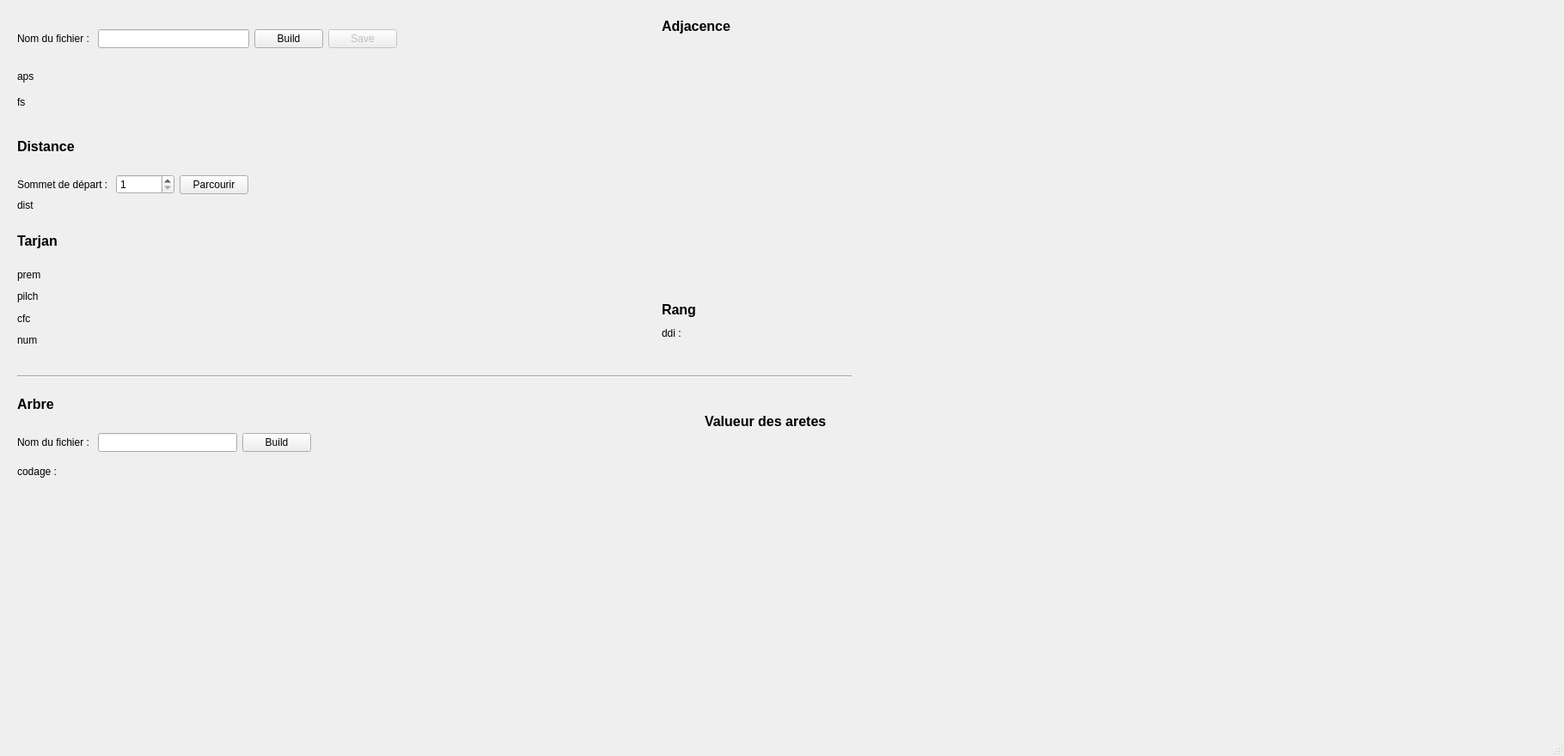
<?xml version="1.0" encoding="UTF-8"?>
<ui version="4.0">
 <class>MainWindow</class>
 <widget class="QMainWindow" name="MainWindow">
  <property name="geometry">
   <rect>
    <x>0</x>
    <y>0</y>
    <width>1820</width>
    <height>880</height>
   </rect>
  </property>
  <property name="windowTitle">
   <string>MainWindow</string>
  </property>
  <widget class="QWidget" name="centralwidget">
   <widget class="QLabel" name="label_distance_titre">
    <property name="geometry">
     <rect>
      <x>20</x>
      <y>150</y>
      <width>131</width>
      <height>41</height>
     </rect>
    </property>
    <property name="font">
     <font>
      <pointsize>12</pointsize>
      <weight>75</weight>
      <bold>true</bold>
      <underline>false</underline>
     </font>
    </property>
    <property name="text">
     <string>Distance</string>
    </property>
    <property name="textFormat">
     <enum>Qt::AutoText</enum>
    </property>
   </widget>
   <widget class="QLabel" name="label_Rang_titre">
    <property name="geometry">
     <rect>
      <x>770</x>
      <y>340</y>
      <width>131</width>
      <height>41</height>
     </rect>
    </property>
    <property name="font">
     <font>
      <pointsize>12</pointsize>
      <weight>75</weight>
      <bold>true</bold>
      <underline>false</underline>
     </font>
    </property>
    <property name="text">
     <string>Rang</string>
    </property>
    <property name="textFormat">
     <enum>Qt::AutoText</enum>
    </property>
   </widget>
   <widget class="QLabel" name="label_text_rang">
    <property name="geometry">
     <rect>
      <x>770</x>
      <y>380</y>
      <width>31</width>
      <height>16</height>
     </rect>
    </property>
    <property name="text">
     <string>ddi : </string>
    </property>
   </widget>
   <widget class="QLabel" name="label_rang_vector">
    <property name="geometry">
     <rect>
      <x>810</x>
      <y>380</y>
      <width>341</width>
      <height>16</height>
     </rect>
    </property>
    <property name="text">
     <string/>
    </property>
   </widget>
   <widget class="QLabel" name="label_tarjan_titre">
    <property name="geometry">
     <rect>
      <x>20</x>
      <y>260</y>
      <width>131</width>
      <height>41</height>
     </rect>
    </property>
    <property name="font">
     <font>
      <pointsize>12</pointsize>
      <weight>75</weight>
      <bold>true</bold>
      <underline>false</underline>
     </font>
    </property>
    <property name="text">
     <string>Tarjan</string>
    </property>
    <property name="textFormat">
     <enum>Qt::AutoText</enum>
    </property>
   </widget>
   <widget class="QLabel" name="label_titre_adjacence">
    <property name="geometry">
     <rect>
      <x>770</x>
      <y>10</y>
      <width>131</width>
      <height>41</height>
     </rect>
    </property>
    <property name="font">
     <font>
      <pointsize>12</pointsize>
      <weight>75</weight>
      <bold>true</bold>
      <underline>false</underline>
     </font>
    </property>
    <property name="text">
     <string>Adjacence</string>
    </property>
    <property name="textFormat">
     <enum>Qt::AutoText</enum>
    </property>
   </widget>
   <widget class="QLabel" name="label_adjacence_vector">
    <property name="geometry">
     <rect>
      <x>770</x>
      <y>60</y>
      <width>371</width>
      <height>261</height>
     </rect>
    </property>
    <property name="text">
     <string/>
    </property>
    <property name="alignment">
     <set>Qt::AlignLeading|Qt::AlignLeft|Qt::AlignTop</set>
    </property>
   </widget>
   <widget class="Line" name="line">
    <property name="geometry">
     <rect>
      <x>20</x>
      <y>430</y>
      <width>971</width>
      <height>16</height>
     </rect>
    </property>
    <property name="orientation">
     <enum>Qt::Horizontal</enum>
    </property>
   </widget>
   <widget class="QLabel" name="label_Arbre_titre">
    <property name="geometry">
     <rect>
      <x>20</x>
      <y>450</y>
      <width>131</width>
      <height>41</height>
     </rect>
    </property>
    <property name="font">
     <font>
      <pointsize>12</pointsize>
      <weight>75</weight>
      <bold>true</bold>
      <underline>false</underline>
     </font>
    </property>
    <property name="text">
     <string>Arbre</string>
    </property>
    <property name="textFormat">
     <enum>Qt::AutoText</enum>
    </property>
   </widget>
   <widget class="QWidget" name="layoutWidget">
    <property name="geometry">
     <rect>
      <x>20</x>
      <y>30</y>
      <width>442</width>
      <height>30</height>
     </rect>
    </property>
    <layout class="QHBoxLayout" name="horizontalLayout">
     <item>
      <widget class="QLabel" name="label_text_nomDuFichier">
       <property name="text">
        <string>Nom du fichier : </string>
       </property>
      </widget>
     </item>
     <item>
      <widget class="QLineEdit" name="lineEdit_nomDuFichier"/>
     </item>
     <item>
      <widget class="QPushButton" name="pushButton_build">
       <property name="text">
        <string>Build</string>
       </property>
      </widget>
     </item>
     <item>
      <widget class="QPushButton" name="pushButton_save">
       <property name="enabled">
        <bool>false</bool>
       </property>
       <property name="text">
        <string>Save</string>
       </property>
      </widget>
     </item>
    </layout>
   </widget>
   <widget class="QWidget" name="layoutWidget">
    <property name="geometry">
     <rect>
      <x>20</x>
      <y>200</y>
      <width>269</width>
      <height>30</height>
     </rect>
    </property>
    <layout class="QHBoxLayout" name="horizontalLayout_2">
     <item>
      <widget class="QLabel" name="label_text_sommet">
       <property name="text">
        <string>Sommet de départ : </string>
       </property>
      </widget>
     </item>
     <item>
      <widget class="QSpinBox" name="spinBox_distance">
       <property name="minimum">
        <number>1</number>
       </property>
      </widget>
     </item>
     <item>
      <widget class="QPushButton" name="pushButton_parcourir">
       <property name="text">
        <string>Parcourir</string>
       </property>
      </widget>
     </item>
    </layout>
   </widget>
   <widget class="QWidget" name="layoutWidget">
    <property name="geometry">
     <rect>
      <x>20</x>
      <y>500</y>
      <width>342</width>
      <height>30</height>
     </rect>
    </property>
    <layout class="QHBoxLayout" name="horizontalLayout_3">
     <item>
      <widget class="QLabel" name="label_text_nomDuFichier_arbre">
       <property name="text">
        <string>Nom du fichier : </string>
       </property>
      </widget>
     </item>
     <item>
      <widget class="QLineEdit" name="lineEdit_nomDuFichier_arbre"/>
     </item>
     <item>
      <widget class="QPushButton" name="pushButton_build_arbre">
       <property name="text">
        <string>Build</string>
       </property>
      </widget>
     </item>
    </layout>
   </widget>
   <widget class="QWidget" name="layoutWidget">
    <property name="geometry">
     <rect>
      <x>20</x>
      <y>80</y>
      <width>741</width>
      <height>18</height>
     </rect>
    </property>
    <layout class="QHBoxLayout" name="horizontalLayout_4">
     <item>
      <widget class="QLabel" name="label_aps">
       <property name="maximumSize">
        <size>
         <width>60</width>
         <height>16777215</height>
        </size>
       </property>
       <property name="text">
        <string>aps</string>
       </property>
      </widget>
     </item>
     <item>
      <widget class="QLabel" name="label_aps_vector">
       <property name="text">
        <string/>
       </property>
      </widget>
     </item>
    </layout>
   </widget>
   <widget class="QWidget" name="layoutWidget">
    <property name="geometry">
     <rect>
      <x>20</x>
      <y>110</y>
      <width>741</width>
      <height>18</height>
     </rect>
    </property>
    <layout class="QHBoxLayout" name="horizontalLayout_5">
     <item>
      <widget class="QLabel" name="label_fs">
       <property name="maximumSize">
        <size>
         <width>60</width>
         <height>16777215</height>
        </size>
       </property>
       <property name="text">
        <string>fs</string>
       </property>
      </widget>
     </item>
     <item>
      <widget class="QLabel" name="label_fs_vector">
       <property name="text">
        <string/>
       </property>
      </widget>
     </item>
    </layout>
   </widget>
   <widget class="QWidget" name="layoutWidget">
    <property name="geometry">
     <rect>
      <x>20</x>
      <y>230</y>
      <width>741</width>
      <height>18</height>
     </rect>
    </property>
    <layout class="QHBoxLayout" name="horizontalLayout_6">
     <item>
      <widget class="QLabel" name="label_text_dist">
       <property name="maximumSize">
        <size>
         <width>60</width>
         <height>16777215</height>
        </size>
       </property>
       <property name="text">
        <string>dist</string>
       </property>
      </widget>
     </item>
     <item>
      <widget class="QLabel" name="label_dist_vector">
       <property name="text">
        <string/>
       </property>
      </widget>
     </item>
    </layout>
   </widget>
   <widget class="QWidget" name="layoutWidget">
    <property name="geometry">
     <rect>
      <x>20</x>
      <y>540</y>
      <width>741</width>
      <height>18</height>
     </rect>
    </property>
    <layout class="QHBoxLayout" name="horizontalLayout_11">
     <item>
      <widget class="QLabel" name="label_text_codage">
       <property name="maximumSize">
        <size>
         <width>60</width>
         <height>16777215</height>
        </size>
       </property>
       <property name="text">
        <string>codage : </string>
       </property>
      </widget>
     </item>
     <item>
      <widget class="QLabel" name="label_codage_vector">
       <property name="text">
        <string/>
       </property>
      </widget>
     </item>
    </layout>
   </widget>
   <widget class="QWidget" name="layoutWidget">
    <property name="geometry">
     <rect>
      <x>20</x>
      <y>310</y>
      <width>741</width>
      <height>95</height>
     </rect>
    </property>
    <layout class="QVBoxLayout" name="verticalLayout">
     <item>
      <layout class="QHBoxLayout" name="horizontalLayout_7">
       <item>
        <widget class="QLabel" name="label_text_prem">
         <property name="maximumSize">
          <size>
           <width>60</width>
           <height>16777215</height>
          </size>
         </property>
         <property name="text">
          <string>prem</string>
         </property>
        </widget>
       </item>
       <item>
        <widget class="QLabel" name="label_prem_vector">
         <property name="text">
          <string/>
         </property>
        </widget>
       </item>
      </layout>
     </item>
     <item>
      <layout class="QHBoxLayout" name="horizontalLayout_8">
       <item>
        <widget class="QLabel" name="label_text_pilch">
         <property name="maximumSize">
          <size>
           <width>60</width>
           <height>16777215</height>
          </size>
         </property>
         <property name="text">
          <string>pilch</string>
         </property>
        </widget>
       </item>
       <item>
        <widget class="QLabel" name="label_pilch_vector">
         <property name="text">
          <string/>
         </property>
        </widget>
       </item>
      </layout>
     </item>
     <item>
      <layout class="QHBoxLayout" name="horizontalLayout_9">
       <item>
        <widget class="QLabel" name="label_text_cfc">
         <property name="maximumSize">
          <size>
           <width>60</width>
           <height>16777215</height>
          </size>
         </property>
         <property name="text">
          <string>cfc</string>
         </property>
        </widget>
       </item>
       <item>
        <widget class="QLabel" name="label_cfc_vector">
         <property name="text">
          <string/>
         </property>
        </widget>
       </item>
      </layout>
     </item>
     <item>
      <layout class="QHBoxLayout" name="horizontalLayout_10">
       <item>
        <widget class="QLabel" name="label_text_num">
         <property name="maximumSize">
          <size>
           <width>60</width>
           <height>16777215</height>
          </size>
         </property>
         <property name="text">
          <string>num</string>
         </property>
        </widget>
       </item>
       <item>
        <widget class="QLabel" name="label_num_vector">
         <property name="text">
          <string/>
         </property>
        </widget>
       </item>
      </layout>
     </item>
    </layout>
   </widget>
   <widget class="QLabel" name="label_Value">
    <property name="geometry">
     <rect>
      <x>820</x>
      <y>470</y>
      <width>201</width>
      <height>41</height>
     </rect>
    </property>
    <property name="font">
     <font>
      <pointsize>12</pointsize>
      <weight>75</weight>
      <bold>true</bold>
      <underline>false</underline>
     </font>
    </property>
    <property name="text">
     <string>Valueur des aretes</string>
    </property>
    <property name="textFormat">
     <enum>Qt::AutoText</enum>
    </property>
   </widget>
   <widget class="QLabel" name="label_Matrice_arrete_vector">
    <property name="geometry">
     <rect>
      <x>830</x>
      <y>510</y>
      <width>181</width>
      <height>121</height>
     </rect>
    </property>
    <property name="text">
     <string/>
    </property>
   </widget>
  </widget>
  <widget class="QMenuBar" name="menubar">
   <property name="geometry">
    <rect>
     <x>0</x>
     <y>0</y>
     <width>1820</width>
     <height>26</height>
    </rect>
   </property>
  </widget>
  <widget class="QStatusBar" name="statusbar"/>
 </widget>
 <resources/>
 <connections/>
</ui>
